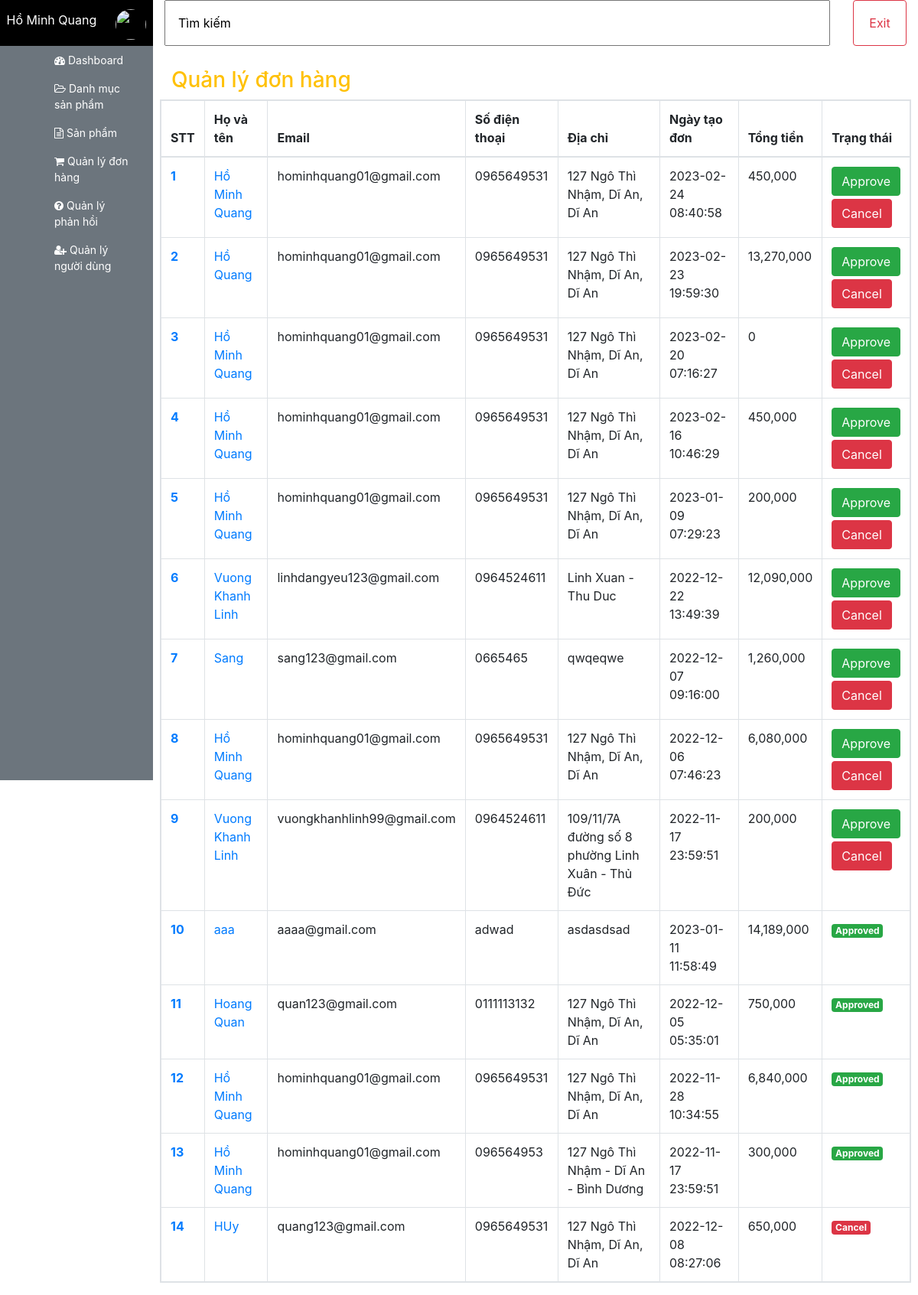
/admin/order/index.php (signed in), run on the app's committed database.
### tables this page shows
CREATE TABLE `oders` (
  `id` int(11) NOT NULL,
  `fullname` varchar(100) DEFAULT NULL,
  `user_id` int(11) DEFAULT NULL,
  `email` varchar(255) DEFAULT NULL,
  `phone_number` varchar(20) DEFAULT NULL,
  `address` varchar(100) DEFAULT NULL,
  `order_date` datetime DEFAULT NULL,
  `status` int(11) DEFAULT NULL,
  `total_money` int(11) DEFAULT NULL
);

### Database/dbhelper.php (called while the page is built, shortened)
<?php
function executeResult($sql, $isSingle = false)
{
    $data = null;
    $conn = mysqli_connect(HOST, USERNAME, PASSWORD, DATABASE);
    mysqli_set_charset($conn, 'utf8');
    $resultset = mysqli_query($conn, $sql);
    if ($isSingle) {
        $data = mysqli_fetch_array($resultset, 1);
    } else {
        while (($row = mysqli_fetch_array($resultset, 1)) != null) {
            $data[] = $row;
        }
    }
    return $data;
}

### admin/order/index.php (the view, shortened to what this page needs)
<?php
    require_once('../layouts/header.php');
    $sql = "Select * from oders order by status asc,order_date desc ";
    $data = executeResult($sql);
?>
<div class="row" style="margin-top:20px;">
    <div class="col-md-12">
        <h3 class="text-warning mt-2">Quản lý đơn hàng</h3>
    </div>
    <table class="table table-bordered table-hover table-responsive">
        <thead>
            <tr>
                <th>STT</th>
                <th>Họ và tên</th>
                <th>Email</th>
                <th>Số điện thoại</th>
                <th>Địa chỉ</th>
                <th>Ngày tạo đơn</th>
                <th>Tổng tiền</th>
                <th style="width: 50px;">Trạng thái </th>
            </tr>
        </thead>
        <tbody>
            <?php
            $index = 0 ;
            foreach($data as $item) {
                echo '<tr>
                            <th><a href="detail.php?id='.$item['id'].'">'.(++$index).'</a></th>
                            <td> <a href="detail.php?id='.$item['id'].'">'.$item['fullname'].'</a></td>
                            <td>'.$item['email'].'</td>
                            <td>'.$item['phone_number'].'</td>
                            <td>'.$item['address'].'</td>
                            <td>'.$item['order_date'].'</td>
                            <td>'.number_format($item['total_money']).'</td>
                            <td style="width: 50px"> ';
                            if($item['status']==0){
                                echo '<button onclick="changeStatus('.$item['id'].',1)" class="btn btn-success mb-1">Approve</button>
                                <button onclick="changeStatus('.$item['id'].',2)" class="btn btn-danger">Cancel</button>';
                            }if($item['status']==1){
                                echo '<label class="badge badge-success" for="">Approved</label>';
                            }if($item['status']==2){
                                echo '<label class="badge badge-danger" for="">Cancel</label>';
                            }
                            echo ' </td>
                                         </tr>';
            }
            ?>
        </tbody>
    </table>
</div>
<?php
    require_once('../layouts/footer.php')
?>

### data on the page
oders: fullname "Hồ Minh Quang", email "hominhquang01@gmail.com", phone_number "0965649531", address "127 Ngô Thì Nhậm, Dĩ An, Dĩ An", order_date "2023-02-24 08:40:58", total_money "450,000"
oders: fullname "Hồ Quang", email "hominhquang01@gmail.com", phone_number "0965649531", address "127 Ngô Thì Nhậm, Dĩ An, Dĩ An", order_date "2023-02-23 19:59:30", total_money "13,270,000"
oders: fullname "Hồ Minh Quang", email "hominhquang01@gmail.com", phone_number "0965649531", address "127 Ngô Thì Nhậm, Dĩ An, Dĩ An", order_date "2023-02-20 07:16:27", total_money "0"
oders: fullname "Hồ Minh Quang", email "hominhquang01@gmail.com", phone_number "0965649531", address "127 Ngô Thì Nhậm, Dĩ An, Dĩ An", order_date "2023-02-16 10:46:29", total_money "450,000"
oders: fullname "Hồ Minh Quang", email "hominhquang01@gmail.com", phone_number "0965649531", address "127 Ngô Thì Nhậm, Dĩ An, Dĩ An", order_date "2023-01-09 07:29:23", total_money "200,000"
oders: fullname "Vuong Khanh Linh", email "linhdangyeu123@gmail.com", phone_number "0964524611", address "Linh Xuan - Thu Duc", order_date "2022-12-22 13:49:39", total_money "12,090,000"
oders: fullname "Sang", email "sang123@gmail.com", phone_number "0665465", address "qwqeqwe", order_date "2022-12-07 09:16:00", total_money "1,260,000"
oders: fullname "Hồ Minh Quang", email "hominhquang01@gmail.com", phone_number "0965649531", address "127 Ngô Thì Nhậm, Dĩ An, Dĩ An", order_date "2022-12-06 07:46:23", total_money "6,080,000"
oders: fullname "Vuong Khanh Linh", email "vuongkhanhlinh99@gmail.com", phone_number "0964524611", address "109/11/7A đường số 8 phường Linh Xuân - Thủ Đức", order_date "2022-11-17 23:59:51", total_money "200,000"
oders: fullname "aaa", email "aaaa@gmail.com", phone_number "adwad", address "asdasdsad", order_date "2023-01-11 11:58:49", total_money "14,189,000", status "Approved"
oders: fullname "Hoang Quan", email "quan123@gmail.com", phone_number "0111113132", address "127 Ngô Thì Nhậm, Dĩ An, Dĩ An", order_date "2022-12-05 05:35:01", total_money "750,000", status "Approved"
oders: fullname "Hồ Minh Quang", email "hominhquang01@gmail.com", phone_number "0965649531", address "127 Ngô Thì Nhậm, Dĩ An, Dĩ An", order_date "2022-11-28 10:34:55", total_money "6,840,000", status "Approved"
oders: fullname "Hồ Minh Quang", email "hominhquang01@gmail.com", phone_number "096564953", address "127 Ngô Thì Nhậm - Dĩ An - Bình Dương", order_date "2022-11-17 23:59:51", total_money "300,000", status "Approved"
oders: fullname "HUy", email "quang123@gmail.com", phone_number "0965649531", address "127 Ngô Thì Nhậm, Dĩ An, Dĩ An", order_date "2022-12-08 08:27:06", total_money "650,000", status "Cancel"

### other printed values
$user['fullname'] "Hồ Minh Quang"
